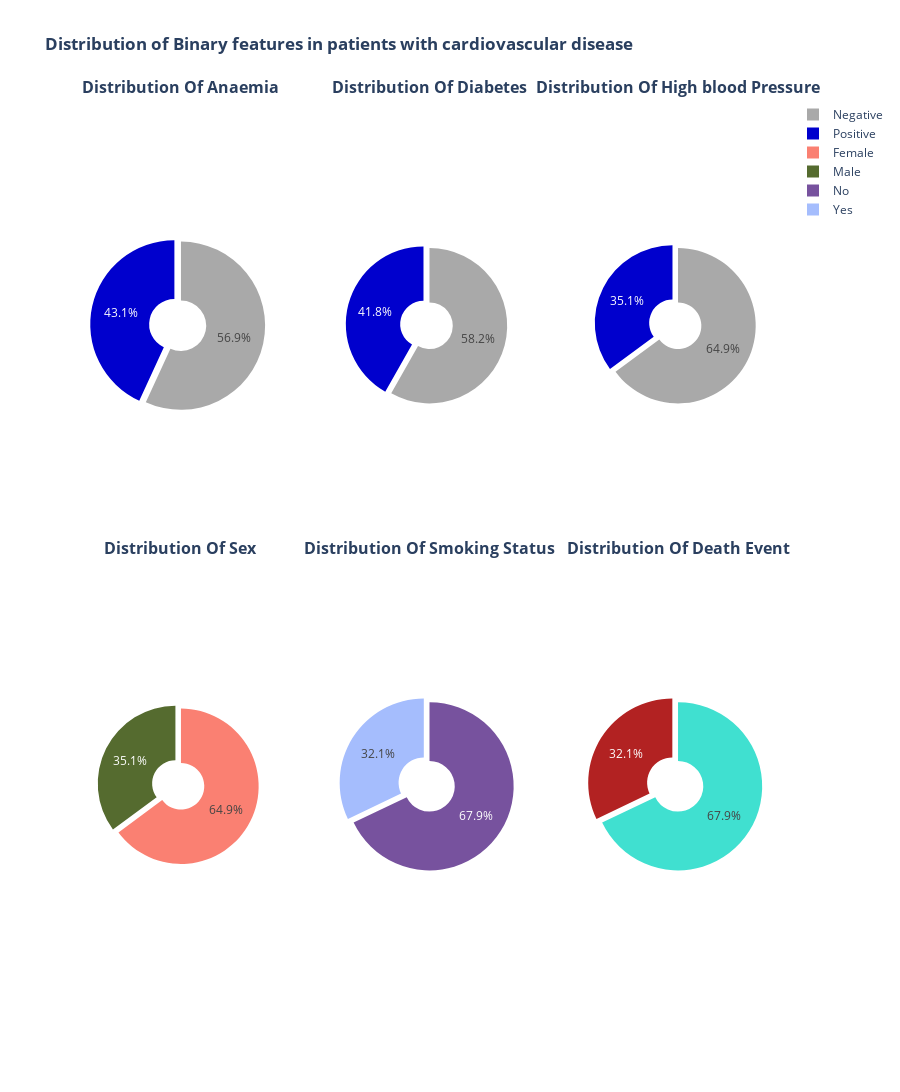

Notebook code cell kept with this figure:
### Markdown cell above
# 2. Exploratory Analysis and Visualisation

### Code cell
fig = make_subplots(
    rows=2, cols=3, subplot_titles=('<b>Distribution Of Anaemia<b>','<b>Distribution Of Diabetes<b>','<b>Distribution Of High blood Pressure<b>',
                                   '<b>Distribution Of Sex<b>','<b>Distribution Of Smoking Status<b>', '<b>Distribution Of Death Event<b>'),
    vertical_spacing=0.01,
    specs=[[{"type": "pie"}       ,{"type": "pie"}      ,{"type": "pie"}],
           [{"type": "pie"}       ,{"type": "pie"}      ,{"type": "pie"}]]
           
)
fig.add_trace(
    go.Pie(values=df.anaemia.value_counts().values,labels=['Negative','Positive'],
           hole=0.3,pull=[0,0.08,0.2],marker_colors=['darkgray','mediumblue'],textposition='inside'),
    row=1, col=1
)

fig.add_trace(
    go.Pie(values=df.diabetes.value_counts().values,labels=['Negative','Positive'],
           
           hole=0.3,pull=[0,0.08,0.3],marker_colors=['darkgray','mediumblue'],textposition='inside'),
    row=1, col=2
)


fig.add_trace(
    go.Pie(values=df.high_blood_pressure.value_counts().values,labels=['Negative','Positive'],
           hole=0.3,pull=[0,0.08,0.3],marker_colors=['darkgray','mediumblue'],textposition='inside'),
    row=1, col=3
)

fig.add_trace(
    go.Pie(values=df.sex.value_counts().values,labels=['Female','Male'],
           hole=0.3,pull=[0,0.08,0.3],marker_colors=['salmon', 'darkolivegreen'],textposition='inside'),
    row=2, col=1
)

fig.add_trace(
    go.Pie(values=df.smoking.value_counts().values,labels=['No', 'Yes', '<b>Govt_job<b>', '<b>children<b>', '<b>Never_worked<b>'],
           hole=0.3,pull=[0,0.08,0.08,0.08,0.2],marker_colors=['#77529e',  '#a5bdfd'],textposition='inside'),
    row=2, col=2
    
)
fig.add_trace(
    go.Pie(values=df.DEATH_EVENT.value_counts().values,labels=['No', 'Yes'],
           hole=0.3,pull=[0,0.08,0.08,0.08,0.2],marker_colors=['turquoise', 'firebrick'],textposition='inside'),
    row=2, col=3
) 

 
    
fig.update_layout(
    height=1200,
    showlegend=True,
    title_text="<b>Distribution of Binary features in patients with cardiovascular disease<b>",
)

fig.show()

### Figure 1 — Plotly figure (JSON) as saved in the notebook; plotly's stock layout.template omitted (floating-point values rounded to 4 significant figures)
{"data": [{"domain": {"x": [0, 0.2889], "y": [0.505, 1]}, "hole": 0.3, "labels": ["Negative", "Positive"], "marker": {"colors": ["darkgray", "mediumblue"]}, "pull": [0, 0.08, 0.2], "textposition": "inside", "type": "pie", "values": [170, 129]}, {"domain": {"x": [0.3556, 0.6444], "y": [0.505, 1]}, "hole": 0.3, "labels": ["Negative", "Positive"], "marker": {"colors": ["darkgray", "mediumblue"]}, "pull": [0, 0.08, 0.3], "textposition": "inside", "type": "pie", "values": [174, 125]}, {"domain": {"x": [0.7111, 1], "y": [0.505, 1]}, "hole": 0.3, "labels": ["Negative", "Positive"], "marker": {"colors": ["darkgray", "mediumblue"]}, "pull": [0, 0.08, 0.3], "textposition": "inside", "type": "pie", "values": [194, 105]}, {"domain": {"x": [0, 0.2889], "y": [0, 0.495]}, "hole": 0.3, "labels": ["Female", "Male"], "marker": {"colors": ["salmon", "darkolivegreen"]}, "pull": [0, 0.08, 0.3], "textposition": "inside", "type": "pie", "values": [194, 105]}, {"domain": {"x": [0.3556, 0.6444], "y": [0, 0.495]}, "hole": 0.3, "labels": ["No", "Yes", "<b>Govt_job<b>", "<b>children<b>", "<b>Never_worked<b>"], "marker": {"colors": ["#77529e", "#a5bdfd"]}, "pull": [0, 0.08, 0.08, 0.08, 0.2], "textposition": "inside", "type": "pie", "values": [203, 96]}, {"domain": {"x": [0.7111, 1], "y": [0, 0.495]}, "hole": 0.3, "labels": ["No", "Yes"], "marker": {"colors": ["turquoise", "firebrick"]}, "pull": [0, 0.08, 0.08, 0.08, 0.2], "textposition": "inside", "type": "pie", "values": [203, 96]}], "layout": {"annotations": [{"font": {"size": 16}, "showarrow": false, "text": "<b>Distribution Of Anaemia<b>", "x": 0.1444, "xanchor": "center", "xref": "paper", "y": 1, "yanchor": "bottom", "yref": "paper"}, {"font": {"size": 16}, "showarrow": false, "text": "<b>Distribution Of Diabetes<b>", "x": 0.5, "xanchor": "center", "xref": "paper", "y": 1, "yanchor": "bottom", "yref": "paper"}, {"font": {"size": 16}, "showarrow": false, "text": "<b>Distribution Of High blood Pressure<b>", "x": 0.8556, "xanchor": "center", "xref": "paper", "y": 1, "yanchor": "bottom", "yref": "paper"}, {"font": {"size": 16}, "showarrow": false, "text": "<b>Distribution Of Sex<b>", "x": 0.1444, "xanchor": "center", "xref": "paper", "y": 0.495, "yanchor": "bottom", "yref": "paper"}, {"font": {"size": 16}, "showarrow": false, "text": "<b>Distribution Of Smoking Status<b>", "x": 0.5, "xanchor": "center", "xref": "paper", "y": 0.495, "yanchor": "bottom", "yref": "paper"}, {"font": {"size": 16}, "showarrow": false, "text": "<b>Distribution Of Death Event<b>", "x": 0.8556, "xanchor": "center", "xref": "paper", "y": 0.495, "yanchor": "bottom", "yref": "paper"}], "height": 1200, "showlegend": true, "title": {"text": "<b>Distribution of Binary features in patients with cardiovascular disease<b>"}}}
